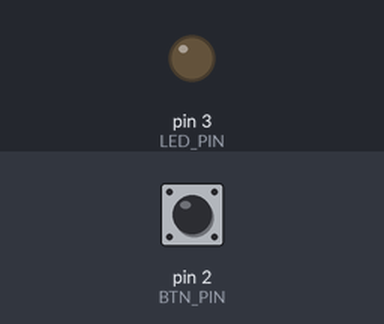
Bench run of a sketch on a simulated Arduino Uno, built with avr-gcc and run on an emulated ATmega328P. Parts: output pins drawn as LEDs (lit = HIGH). Dashed ring = blinking. The test bench sets the inputs (shaded band); at power-on: pin 2 (BTN_PIN) HIGH.

Above: at 1.2 s.
1.3 s: pin 2 (BTN_PIN) pulled LOW for 0.15 s
At 2.2 s:
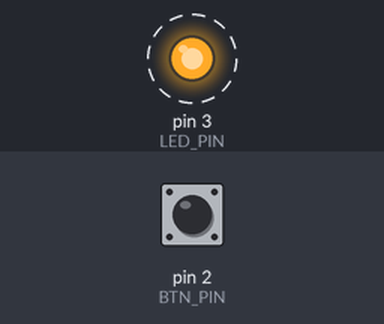
Timing chart, 0 to 10.4 s (numbered marks = the images above; inputs shaded):
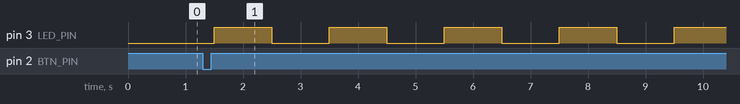

Measured:
- after the input at 1.3 s, pin 3 (LED_PIN): alternates HIGH for 1.0 s and LOW for 1.0 s, starting after 0.20 s

The sketch:

redlight.ino
```cpp
/*
  Button Controlled RGB Module (Single Channel)
  Uses RED channel on D3 as a normal LED

  Modes:
  0 = Steady ON
  1 = Slow blink
  2 = Medium blink
  3 = Fast blink
*/

const int LED_PIN = 3;   // RED pin of RGB module
const int BTN_PIN = 2;

int mode = 0;
int lastButtonState = HIGH;

unsigned long lastBlinkTime = 0;
bool ledState = HIGH;

void setup() {
  pinMode(LED_PIN, OUTPUT);
  pinMode(BTN_PIN, INPUT_PULLUP);

  digitalWrite(LED_PIN, LOW); // OFF (common anode)
}

void loop() {
  int buttonState = digitalRead(BTN_PIN);

  // Detect button press
  if (lastButtonState == HIGH && buttonState == LOW) {
    mode++;
    if (mode > 3) mode = 0;
    delay(200); // debounce
  }
  lastButtonState = buttonState;

  unsigned long now = millis();

  switch (mode) {

    case 0: // Steady ON
      digitalWrite(LED_PIN, LOW); // ON (common anode)
      break;

    case 1: // Slow blink
      if (now - lastBlinkTime >= 1000) {
        ledState = !ledState;
        digitalWrite(LED_PIN, ledState ? LOW : HIGH);
        lastBlinkTime = now;
      }
      break;

    case 2: // Medium blink
      if (now - lastBlinkTime >= 500) {
        ledState = !ledState;
        digitalWrite(LED_PIN, ledState ? LOW : HIGH);
        lastBlinkTime = now;
      }
      break;

    case 3: // Fast blink
      if (now - lastBlinkTime >= 200) {
        ledState = !ledState;
        digitalWrite(LED_PIN, ledState ? LOW : HIGH);
        lastBlinkTime = now;
      }
      break;
  }
}
```
